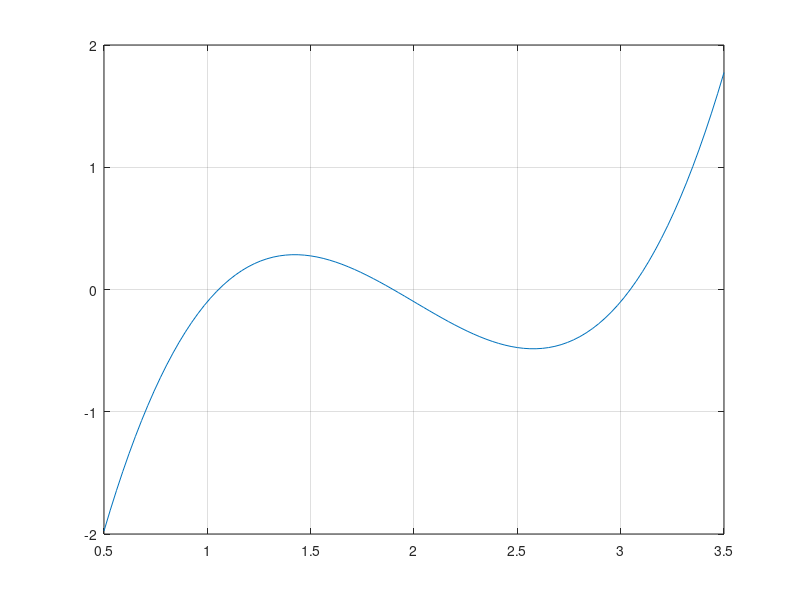

Write MATLAB code to recreate this figure. (Note: this script raises an error after producing the figure.)
clear,clc
fx = @(x) x^3-6*x^2+11*x-6.1;
dfx= @(x) 3*x^2-12*x + 11;

x = linspace(0.5,3.5);
f= x.^3-6.*x.^2 + 11.*x-6.1;
p= plot(x,f);grid;
datatip(p,3.05,0);
datatip(p,1.9,0);
datatip(p,1.05,0); 

fprintf('index\txr\t\t\tea\n');
newtraph(fx,dfx,3.5);
secant(fx,2.5,3.5);
msecant(fx,3.5,0.01);

x = roots([1 -6 11 -6.1]);
disp('Matlab answer');
disp(x);